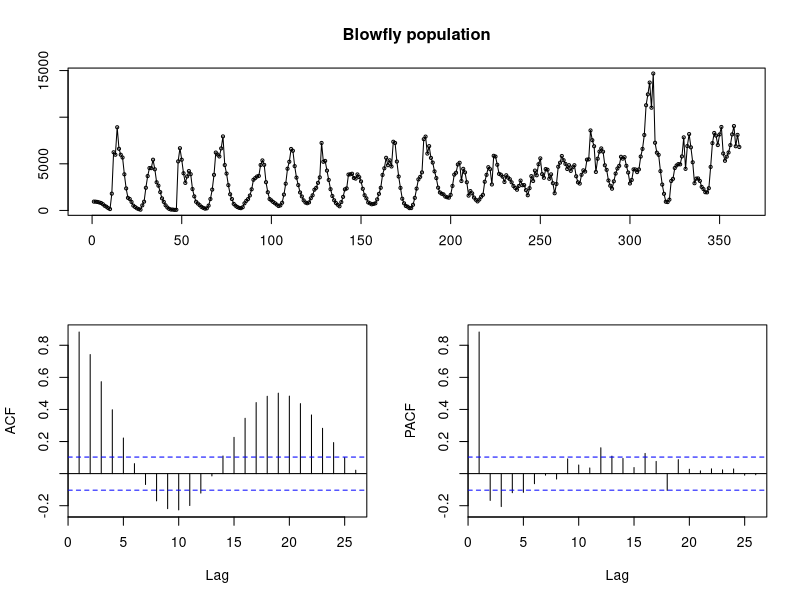
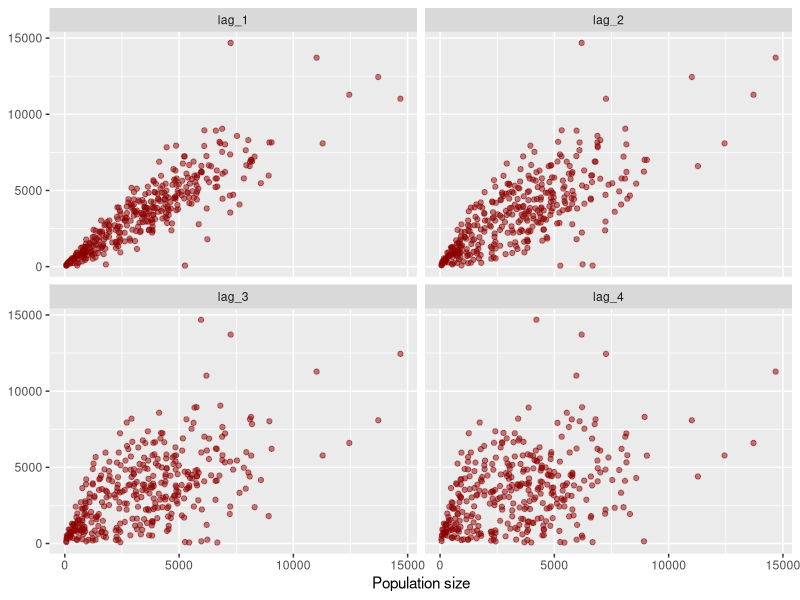
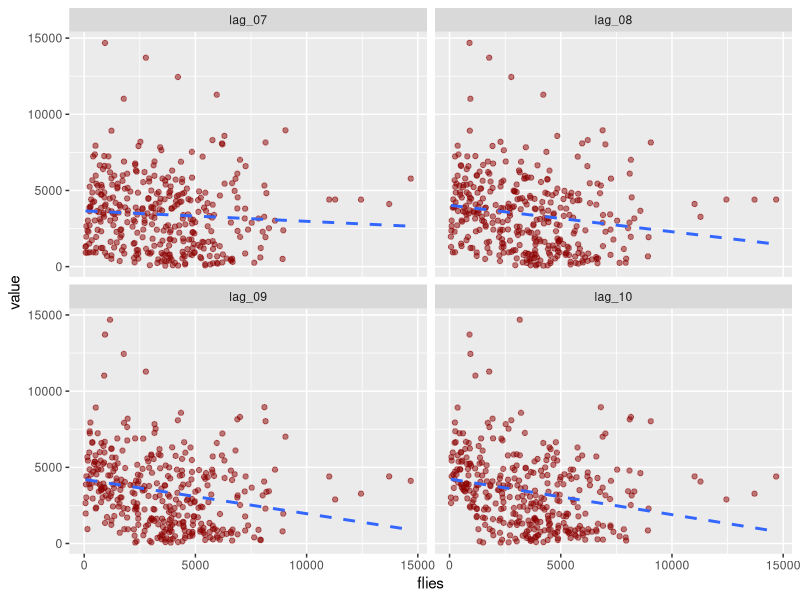
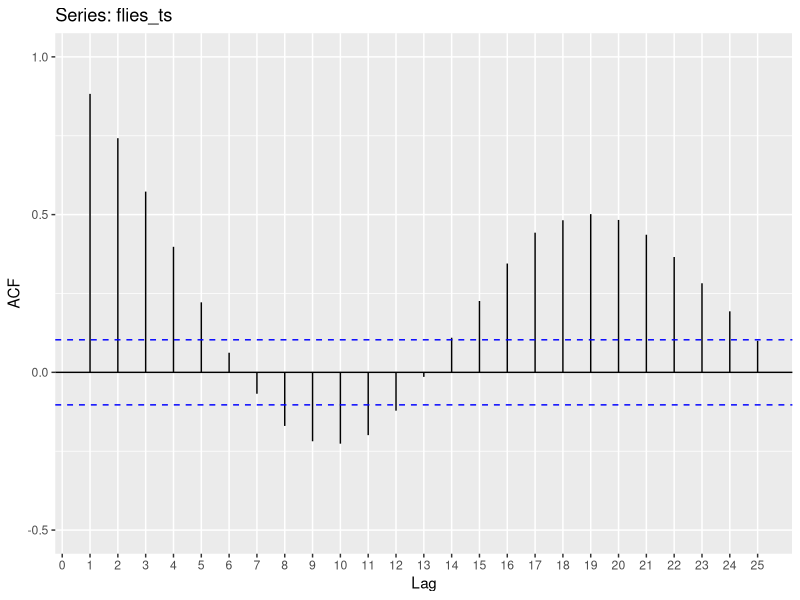
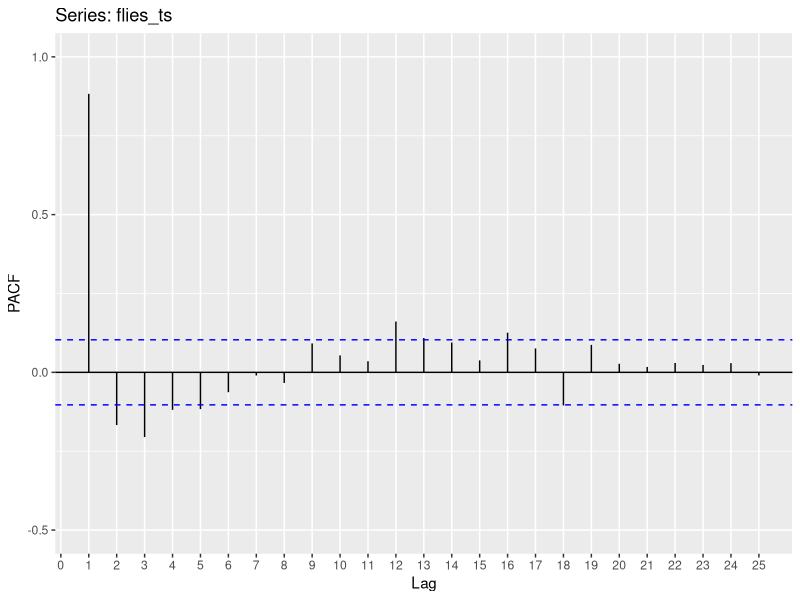
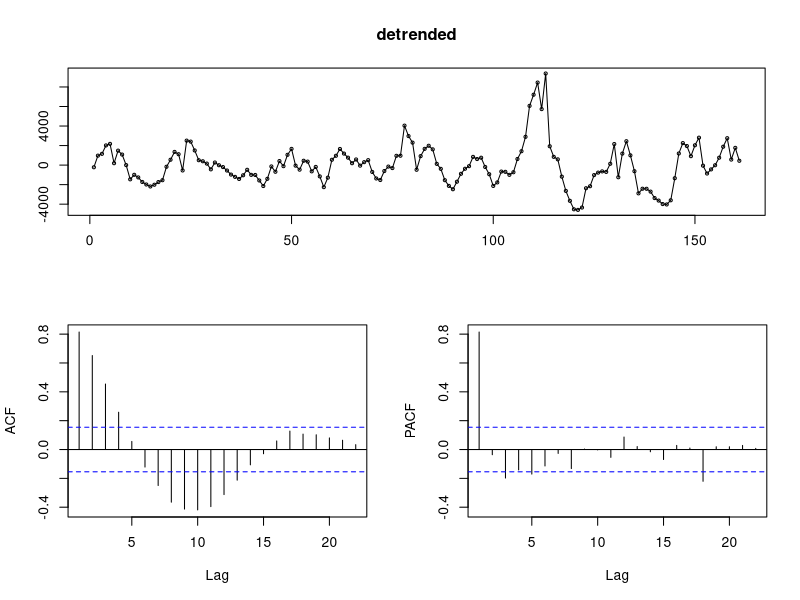

Reproduce these figures in R, in order.
## ---- chunk 1
knitr::opts_chunk$set(
    echo = TRUE,
    dpi = 100,
    fig.width = 12,
    fig.height = 6,
    message = F,
    error = F,
    warning = F,
    cache = F
)
library(tidyverse)
## ---- chunk 2
flies_df <- read_table(
    '../data/blowfly.txt',
    col_types = cols(
        flies = col_integer()
    )
) %>% 
    mutate(week = row_number()) %>% 
    select(week, flies)

flies_ts <- flies_df %>% 
    pull(flies) %>% 
    ts()
## ---- chunk 3
forecast::tsdisplay(flies_ts, main = 'Blowfly population')
## ---- chunk 4
flies_ts[1:10]
lag(flies_ts[1:10], 1)
lag(flies_ts[1:10], 2)
## ---- chunk 5
flies_df %>% 
    mutate(
        lag_1 = lag(flies, 1),
        lag_2 = lag(flies, 2),
        lag_3 = lag(flies, 3),
        lag_4 = lag(flies, 4)
    ) %>% 
    pivot_longer(lag_1:lag_4, names_to = 'lag') %>% 
    ggplot(aes(flies, value)) +
    geom_point(alpha = 0.5, colour = 'darkred') +
    labs(x='Population size', y=NULL) +
    facet_wrap(~lag, ncol = 2)
## ---- chunk 6
flies_df %>% 
    mutate(
        lag_07 = lag(flies, 7),
        lag_08 = lag(flies, 8),
        lag_09 = lag(flies, 9),
        lag_10 = lag(flies, 10)
    ) %>% 
    pivot_longer(lag_07:lag_10, names_to = 'lag') %>% 
    ggplot(aes(flies, value)) +
    geom_point(alpha = 0.5, colour = 'darkred') +
    geom_smooth(method = lm, se = FALSE, linetype = 'dashed') +
    facet_wrap(~lag, ncol = 2)
## ---- chunk 7
vals <- forecast::Acf(flies_ts, plot = FALSE)
forecast::ggAcf(flies_ts) +
    scale_x_continuous(breaks = 0:25, minor_breaks = NULL, expand = c(0.05, 0.05)) +
    scale_y_continuous(limits = c(-0.5, 1))
## ---- chunk 8
forecast::ggPacf(flies_ts) +
    scale_x_continuous(breaks = 0:25, minor_breaks = NULL) +
    scale_y_continuous(limits = c(-0.5, 1))
## ---- chunk 9
second <- flies_ts[201:361]
## ---- chunk 10
# I means 'as is'. The colon is used to generate
# a sequence of x values and not an interaction term
lm_second <- lm(second~I(1:length(second)))
summary(lm_second)
## ---- chunk 11
detrended <- second - predict(lm_second)
forecast::tsdisplay(detrended)
